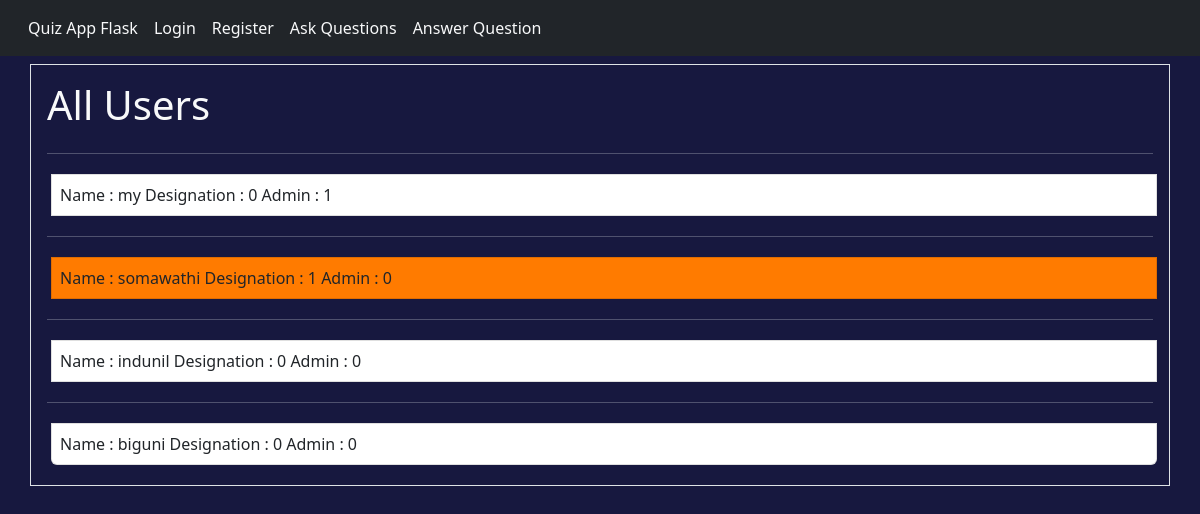
The app's page /allusers, older data.
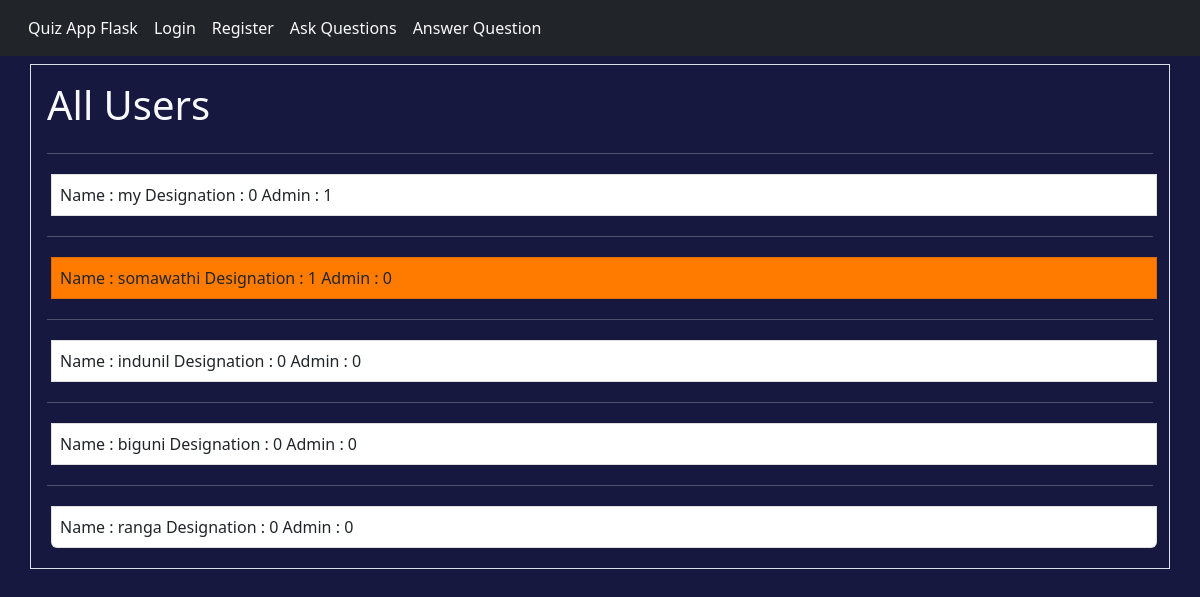
The same page, newer data.
### tables this page shows
CREATE TABLE users ( id integer primary key autoincrement, name text not null, password text not null, teacher boolean not null , admin boolean not null );

### app.py (the view)
@app.route('/allusers', methods =["POST","GET"])
def allusers():
    user = get_current_user()
    db = getDatabase()
    user_cursor = db.execute("select * from users")
    allusers = user_cursor.fetchall()
    return render_template("allusers.html", user = user, allusers = allusers)

### app.py (called while the page is built)
@app.teardown_appcontext
def close_database(error):
    if hasattr(g, 'quizapp_db'):
        g.quizapp_db.close()

def get_current_user():
    user_result = None
    if 'user' in session:
        user = session['user']
        db = getDatabase()
        user_cursor = db.execute("select * from users where name = ?",[user])
        user_result = user_cursor.fetchone()
    return user_result

### database.py (called while the page is built)
def connect_to_database():
    sql = sqlite3.connect("D:/Professional Course/Working/flask_quiz/quizapp.db")
    sql.row_factory = sqlite3.Row
    return sql

def getDatabase():
    if not hasattr(g, "quizapp_db"):
        g.quizapp_db = connect_to_database()
    return g.quizapp_db

### templates/allusers.html (shortened to what this page needs)
{% from "showlinks.html" import show_link  %}
<!doctype html>
<html lang="en">
  <head>
    <link href="https://cdn.jsdelivr.net/npm/bootstrap@5.2.2/dist/css/bootstrap.min.css" rel="stylesheet">
    <link rel="stylesheet" type="text/css" href="{{ url_for('static', filename = 'home.css') }}">
  </head>
  <body>
    <div class="parent">
        <div class="header mb-2">
            {{ show_link(user) }}
        </div>
        <div class="questions_answered container border text-light p-3">
            <h1>All Users</h1>
            <div class="list-group">
              {% if allusers %}
              {% for eachuser in allusers %}
              <hr/>
              <a href="{{ url_for('promote' , id = eachuser['id']) }}"
              class="p-2 m-1 list-group-item list-group-item-action mb-1
              {% if eachuser['teacher'] == 1 %} linkcolor {% endif %}">
                Name : {{ eachuser['name'] }} Designation : {{eachuser['teacher']}} Admin : {{eachuser['admin']}}
              </a>
              {% endfor %}
              {% endif%}
            </div>
        </div>
    </div>
  </body>
</html>

Row changes from the older to the newer data that the page shows:
added users: name "ranga", teacher "0", admin "0"
